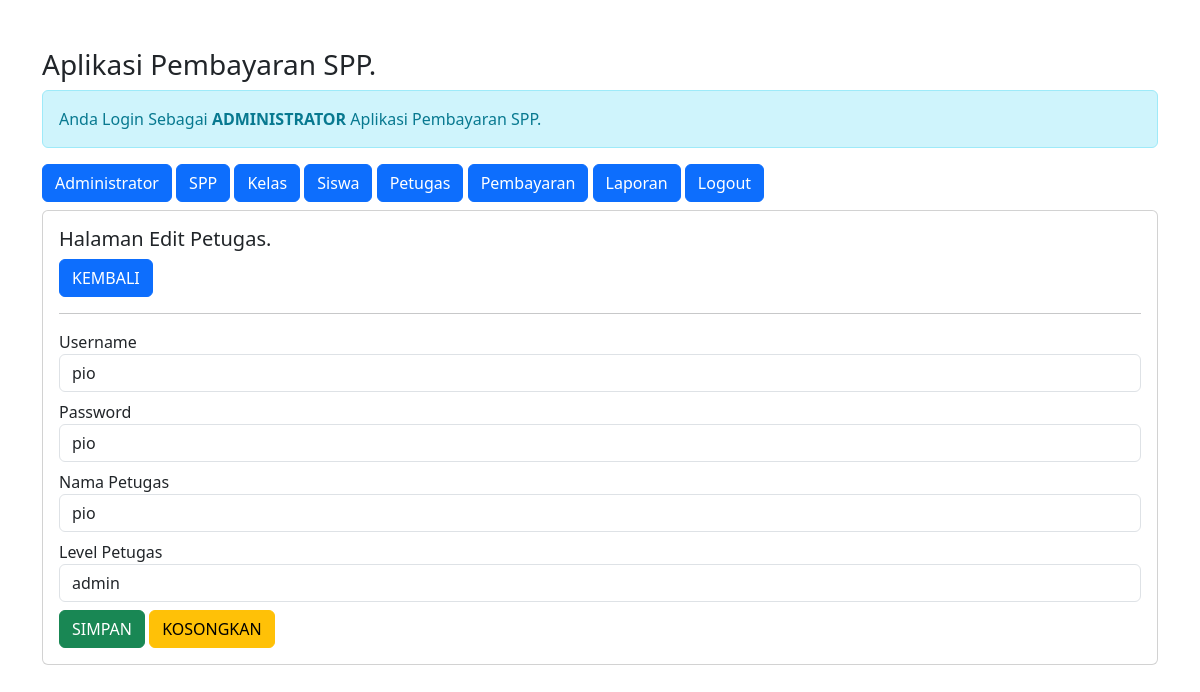
/admin/admin.php?url=edit-petugas&id_petugas=1 (signed in), run on the app's committed database.
### tables this page shows
CREATE TABLE `petugas` (
  `id_petugas` int(11) NOT NULL,
  `username` varchar(25) NOT NULL,
  `password` varchar(32) NOT NULL,
  `nama_petugas` varchar(35) NOT NULL,
  `level` enum('admin','petugas') NOT NULL
);

### admin/edit-petugas.php (the view, shortened to what this page needs)
<?php
$id_petugas = $_GET['id_petugas'];
include'../koneksi.php';
$sql = "SELECT*FROM petugas WHERE id_petugas='$id_petugas'";
$query = mysqli_query($koneksi, $sql);
$data = mysqli_fetch_array($query);
?>
<h5>Halaman Edit Petugas.</h5>
<a href="?url=petugas" class="btn btn-primary"> KEMBALI </a>
<hr>
<form method="post" action="?url=proses-edit-petugas&id_petugas=<?= $id_petugas; ?>">
    <div class="form-group mb-2">
        <label>Username</label>
        <input value="<?= $data['username'] ?>"type="text" name="username" class="form-control" required>
</div>
<div class="form-group mb-2">
        <label>Password</label>
        <input value="<?= $data['password'] ?>"type="text" name="password" class="form-control" >
</div>
<div class="form-group mb-2">
        <label>Nama Petugas</label>
        <input value="<?= $data['nama_petugas'] ?>"type="text" name="nama_petugas" class="form-control" required>
</div>
<div class="form-group mb-2">
    <label>Level Petugas</label>
    <select name="level" class="form-control" required>
        <option value="<?= $data['level'] ?>"> <?= $data['level'] ?> </option>
    </select>
</div>
    <div class="form-group">
        <button type="submit" class="btn btn-success"> SIMPAN </button>
        <button type="reset" class="btn btn-warning"> KOSONGKAN </button>
</div>
</form>

### data on the page
petugas: username "pio", password "pio", nama_petugas "pio", level "admin"
